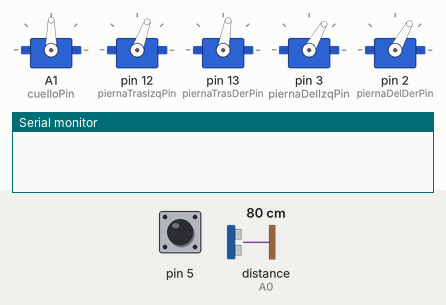
Simulated run of this sketch. Board: Arduino Uno, built with avr-gcc and run on an emulated ATmega328P. Parts: 5 × servo, the last lines printed to the serial monitor. The inputs (shaded band) are chosen by the test bench; at power-on: pin 5 HIGH, distance to the obstacle (sensor on A0) 80 cm. The echo pulse lasts 58.3 µs per cm; random numbers use the default seed unless the sketch sets one.

Above: at 2.91 s.
3.2 s: pin 5 pulled LOW for 2.45 s
At 3.52 s:
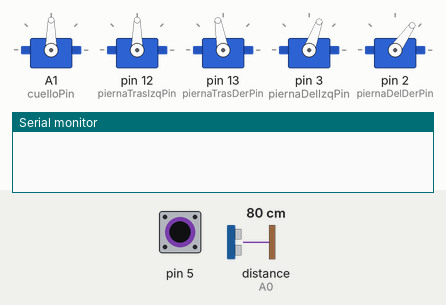
At 6.86 s:
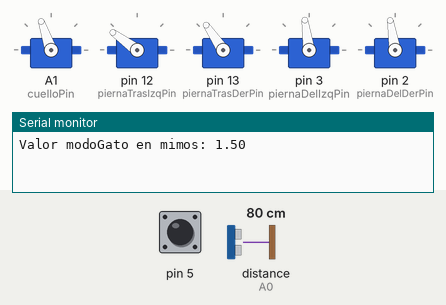
7.1 s: distance to the obstacle (sensor on A0) set to 2 cm
At 9.18 s:
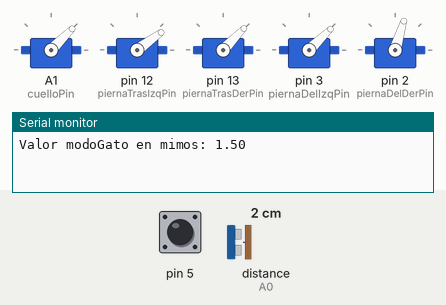
10.6 s: distance to the obstacle (sensor on A0) set to 4 cm
14.1 s: distance to the obstacle (sensor on A0) set to 18 cm
20.4 s: distance to the obstacle (sensor on A0) set to 23 cm
23.9 s: pin 5 pulled LOW for 2.45 s
At 26.84 s:
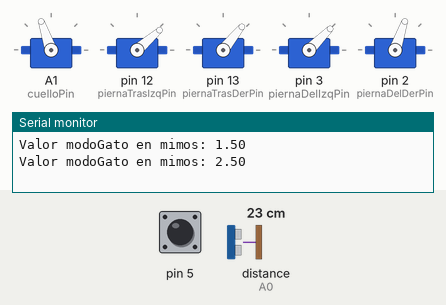
Timing chart, 0 to 37.6 s (numbered marks = the images above; inputs shaded):
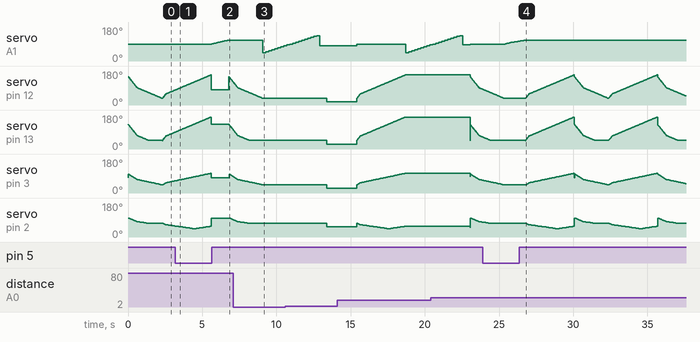

The sketch:

miniCuadrupedo_GPT.ino
```cpp
#define LIMITE_SUP 110
#define LIMITE_INF 70
#define DISTANCIA_OBSTACULO 20
#define ANCHO_CAMINO 25
#define TIEMPO_MAX_MONITOREO 13000
#define TIEMPO_MOVIMIENTO 850
#define AFECTO_MINIMO 1

#include <Servo.h>
#include <NewPing.h>
#include <CapacitiveSensor.h>

int filtro = 300;

const int cuelloPin = A1;
const int triggerPin = 8;
const int echoPin = A0;

const int limiteSup = 100;
const int limiteInf = 80;
const int valorInicialCuello = 90;

unsigned long ultimoTiempoEjecucion = 0;
unsigned long ultimoTiempoMimos = 0;
unsigned long ultimoTiempoObservacion = 0;

CapacitiveSensor capSensor = CapacitiveSensor(6, 5);
NewPing sonar(triggerPin, echoPin, 100);
Servo cuello;

const int piernaTrasIzqPin = 12;
const int piernaTrasDerPin = 13;
const int piernaDelIzqPin = 3;
const int piernaDelDerPin = 2;

Servo traseraIzq;
Servo traseraDer;
Servo delanteraIzq;
Servo delanteraDer;

int posTraseraIzquierda = 35;
int posDelanteraIzquierda = 65;
int posTraseraDerecha = 35;
int posDelanteraDerecha = 65;

float modoGato = 0;

void setup() {
  Serial.begin(9600);

  cuello.attach(cuelloPin);
  cuello.write(90);

  traseraIzq.attach(piernaTrasIzqPin);
  traseraDer.attach(piernaTrasDerPin);
  delanteraIzq.attach(piernaDelIzqPin);
  delanteraDer.attach(piernaDelDerPin);
}

void loop() {
  inicializar();
  //observar(modoGato);
  unsigned long tiempoActual = millis();
  bool alternar = true;
  if (modoGato >= AFECTO_MINIMO) {
    movimiento_Gato(modoGato);
  } else {
    movimiento_Gato(modoGato);

    if (tiempoActual - ultimoTiempoEjecucion >= TIEMPO_MOVIMIENTO) {
      movimiento_2Piernas(alternar, modoGato);
      ultimoTiempoEjecucion = tiempoActual;
    }

  }
  /*if (tiempoActual - ultimoTiempoMimos >= 100) {
    mimos(modoGato);
    ultimoTiempoMimos = tiempoActual;
  }

  if (tiempoActual - ultimoTiempoObservacion >= 6000) {
    observar(modoGato);
    ultimoTiempoObservacion = tiempoActual;
  }

  moverse(modoGato);

  // Decrementar modoGato si es mayor o igual a 0.3
  if (modoGato >= 0.3) {
    modoGato -= 0.3;
  } else if (modoGato < 0.3 && modoGato > 0) {
    modoGato = 0;  // Para evitar valores negativos
  }

  Serial.print("Valor final: ");
  Serial.println(modoGato);*/
}

void inicializar() {
  traseraIzq.write(80);     // 80 derecho - 160 atras - 35 adelante
  traseraDer.write(130);    // 130 derecho - 45 atras - 170 adelante
  delanteraIzq.write(80);   // 80 derecho - 150 atras - 20 adelante
  delanteraDer.write(100);  // 100 derecho - 40 atras - 170 adelante
}

void movimiento_2PiernasTras(bool& accion) {
  if (accion) {
    traseraIzq.write(80);
    delanteraDer.write(130);
    traseraDer.write(130);
    delanteraIzq.write(150);
    accion = false;
  } else {
    traseraIzq.write(160);
    delanteraDer.write(130);
    traseraDer.write(45);
    delanteraIzq.write(150);
    accion = true;
  }
}

void movimiento_2Piernas(bool& alternar, float& modoGato) {
  if (capSensor.capacitiveSensor(30) > filtro) {
    mimos(modoGato);
  }
  if (sonar.ping_cm() <= DISTANCIA_OBSTACULO && sonar.ping_cm() != 0) {
    observar(modoGato);
  }
  if (alternar) {
    if (traseraIzq.read() < 80) {
      traseraIzq.write(80);
      traseraDer.write(130);
    } else {
      traseraIzq.write(160);
      traseraDer.write(45);
      alternar = false;
    }
    delanteraDer.write(50);
    delanteraIzq.write(85);
  } else {
    if (delanteraIzq.read() <= 25) {
      delanteraDer.write(100);
      delanteraIzq.write(80);
    } else {
      delanteraDer.write(135);
      delanteraIzq.write(45);
      alternar = true;
    }
    traseraIzq.write(160);
    traseraDer.write(45);
    if (capSensor.capacitiveSensor(30) > filtro) {
      mimos(modoGato);
    }
    if (sonar.ping_cm() <= DISTANCIA_OBSTACULO && sonar.ping_cm() != 0) {
      observar(modoGato);
    }
  }
}

void movimiento_Gato(float& modoGato) {
  int iDer = 130;
  int ultimoValorIDer = iDer;
  int jDer = 100;

  int iIzq = 150;
  int ultimoValorIIzq = iIzq;
  int jIzq = 100;

  int velocidadPierna = 2;

  if (capSensor.capacitiveSensor(30) > filtro) {
    mimos(modoGato);
  }
  if (sonar.ping_cm() <= DISTANCIA_OBSTACULO && sonar.ping_cm() != 0) {
    observar(modoGato);
  }

  while (iDer > 45 || iIzq > 35) {
    if (iDer > 45) {
      traseraDer.write(iDer);
      iDer--;
      if (iDer < ultimoValorIDer - velocidadPierna) {
        delanteraDer.write(jDer);
        jDer--;
        ultimoValorIDer = iDer;
      }
    }
    if (iIzq > 35) {
      traseraIzq.write(iIzq);
      iIzq--;
      if (iIzq < ultimoValorIIzq - 1) {
        delanteraIzq.write(jIzq);
        jIzq--;
        ultimoValorIIzq = iIzq;
      }
    }
    if (iDer > 70)
      delay(10);
    else
      delay(30);
  }

  ultimoValorIDer = iDer;
  ultimoValorIIzq = iIzq;

  if (capSensor.capacitiveSensor(30) > filtro) {
    mimos(modoGato);
  }
  if (sonar.ping_cm() <= DISTANCIA_OBSTACULO && sonar.ping_cm() != 0) {
    observar(modoGato);
  }

  while (iDer < 170 || iIzq < 160) {
    if (iDer < 170) {
      traseraDer.write(iDer);
      iDer++;
      if (iDer > ultimoValorIDer + velocidadPierna) {
        delanteraDer.write(jDer);
        if (traseraDer.read() >= 130) {
          jDer++;
        } else
          jDer--;
        ultimoValorIDer = iDer;
      }
    }
    if (iIzq < 160) {
      traseraIzq.write(iIzq);
      iIzq++;
      if (iIzq > ultimoValorIIzq + 1) {
        delanteraIzq.write(jIzq);
        if (traseraIzq.read() >= 35) {
          jIzq++;
        } else
          jIzq--;
        ultimoValorIIzq = iIzq;
      }
    }
    if (iDer < 70)
      delay(10);
    else
      delay(30);
  }
}

void moverse(float modoGato) {
  unsigned long tiempoActual = millis();
  bool alternar = true;
  if (modoGato >= AFECTO_MINIMO) {
    movimiento_Gato(modoGato);
  } else {
    //movimiento_Gato(modoGato);

    if (tiempoActual - ultimoTiempoEjecucion >= TIEMPO_MOVIMIENTO) {
      movimiento_2Piernas(alternar, modoGato);
      ultimoTiempoEjecucion = tiempoActual;
    }

  }
}

void observar(float& modoGato) {
  analizarEntorno();
}

void analizarEntorno() {
  int anguloInicial = 45;
  int anguloFinal = 135;
  int paso = 5;
  int mejorAngulo = 90;
  int mejorDistancia = 0;

  for (int angulo = anguloInicial; angulo <= anguloFinal; angulo += paso) {
    cuello.write(angulo);
    delay(200);  // Espera para que el servo termine de moverse
    int distancia = sonar.ping_cm();
    if (distancia > mejorDistancia) {
      mejorDistancia = distancia;
      mejorAngulo = angulo;
    }
  }

  cuello.write(mejorAngulo);
  delay(500);  // Espera para que el servo termine de moverse

  if (mejorDistancia <= DISTANCIA_OBSTACULO) {
    retroceder();
    delay(1000);  // Espera para retroceder
  }

  cuello.write(valorInicialCuello);  // Vuelve a la posición inicial
}

void retroceder() {
  int retrocederDistancia = 20;
  traseraIzq.write(traseraIzq.read() - retrocederDistancia);
  traseraDer.write(traseraDer.read() - retrocederDistancia);
  delanteraIzq.write(delanteraIzq.read() - retrocederDistancia);
  delanteraDer.write(delanteraDer.read() - retrocederDistancia);
  delay(1000);  // Espera para completar la maniobra de retroceso
}

void mimos(float& modoGato) {
  int tiempoActual = millis();
  while (capSensor.capacitiveSensor(30) > filtro) {
    modoGato++;
    int i;
    int suavizado = random(6, 13);
    for (i = cuello.read(); i < LIMITE_SUP; i++) {
      cuello.write(i);
      if (i >= LIMITE_SUP - suavizado)
        delay(random(60, 100));
      else
        delay(random(35, 75));
    }
    if (modoGato < 2.5)
      modoGato += 0.5;

    // Si se sigue acariciando, gira la cabeza hacia el otro lado
    if (capSensor.capacitiveSensor(30) > filtro) {
      for (i = cuello.read(); i > LIMITE_INF; i--) {
        cuello.write(i);
        if (i <= LIMITE_INF + suavizado)
          delay(random(60, 100));
        else
          delay(random(35, 75));
      }
      if (modoGato < 2.5)
        modoGato += 0.5;
    }
  }
  Serial.print("Valor modoGato en mimos: ");
  Serial.println(modoGato);
}
```

Measured:
- after the input at 3.2 s, servo on A1 (cuelloPin): moves from 90° to 109° over 1.0 s, starting after 2.5 s
- after the input at 7.1 s, servo on A1 (cuelloPin): 109° → 45° after 2.0 s, → 50° 0.20 s later, → 55° 0.20 s later, → 60° 0.20 s later, … (8 changes in this stretch)
- after the input at 23.9 s, servo on A1 (cuelloPin): moves from 90° to 109° over 1.3 s, starting after 1.5 s
